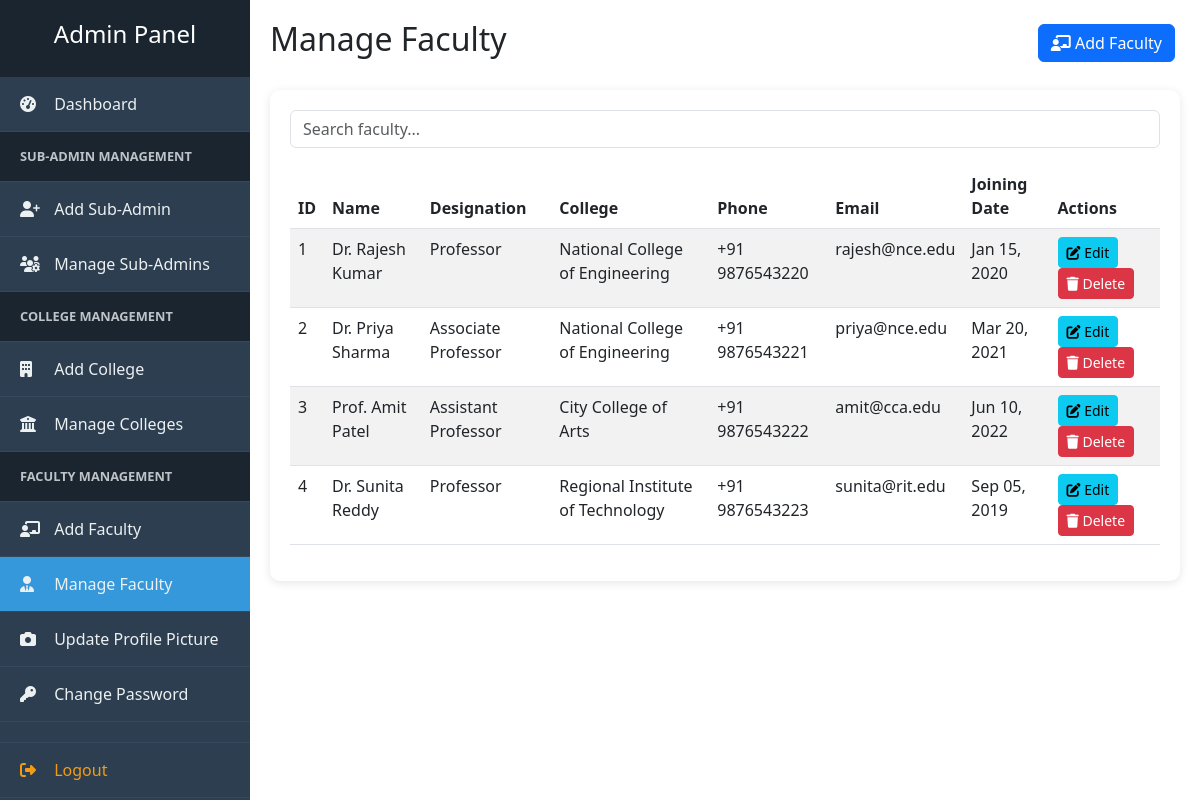
/admin/manage-faculty.php (signed in), run on the app's committed database.
### tables this page shows
CREATE TABLE IF NOT EXISTS faculty (
    id INT AUTO_INCREMENT PRIMARY KEY,
    name VARCHAR(100) NOT NULL,
    username VARCHAR(50) UNIQUE,
    password VARCHAR(255),
    college_id INT,
    gender ENUM('Male', 'Female', 'Other') NOT NULL,
    designation VARCHAR(100) NOT NULL,
    qualifications TEXT,
    phone VARCHAR(20),
    email VARCHAR(100),
    joining_date DATE,
    address TEXT,
    profile_image VARCHAR(255),
    created_at TIMESTAMP DEFAULT CURRENT_TIMESTAMP,
    INDEX idx_faculty_college (college_id),
    INDEX idx_faculty_name (name),
    FOREIGN KEY (college_id) REFERENCES colleges(id) ON DELETE SET NULL
);

CREATE TABLE IF NOT EXISTS colleges (
    id INT AUTO_INCREMENT PRIMARY KEY,
    college_name VARCHAR(200) NOT NULL,
    college_code VARCHAR(20) NOT NULL UNIQUE,
    address TEXT,
    phone VARCHAR(20),
    email VARCHAR(100),
    created_at TIMESTAMP DEFAULT CURRENT_TIMESTAMP
);

### admin/manage-faculty.php (the view, shortened to what this page needs)
<?php
$faculty_query = mysqli_query($con, "
    SELECT f.*, c.college_name
    FROM faculty f
    LEFT JOIN colleges c ON f.college_id = c.id
    ORDER BY f.created_at DESC
");
?>
<!DOCTYPE html>
<html lang="en">
<head>
    <link rel="stylesheet" href="../assets/css/style.css">
    <link rel="stylesheet" href="https://cdnjs.cloudflare.com/ajax/libs/font-awesome/6.4.0/css/all.min.css">
    <link href="https://cdn.jsdelivr.net/npm/bootstrap@5.3.0/dist/css/bootstrap.min.css" rel="stylesheet">
</head>
<body>
    <div class="admin-wrapper">
        <?php include '../includes/sidebar.php'; ?>
        <div class="admin-content">
            <div class="d-flex justify-content-between align-items-center mb-4">
                <h2>Manage Faculty</h2>
                <a href="add-faculty.php" class="btn btn-primary">
                    <i class="fas fa-chalkboard-teacher"></i> Add Faculty
                </a>
            </div>
            <div class="table-container">
                <div class="mb-3">
                    <input type="text" id="searchInput" class="form-control" placeholder="Search faculty...">
                </div>
                <div class="table-responsive">
                    <table class="table table-striped" id="dataTable">
                        <thead>
                            <tr>
                                <th>ID</th>
                                <th>Name</th>
                                <th>Designation</th>
                                <th>College</th>
                                <th>Phone</th>
                                <th>Email</th>
                                <th>Joining Date</th>
                                <th>Actions</th>
                            </tr>
                        </thead>
                        <tbody>
                            <?php if(mysqli_num_rows($faculty_query) > 0): ?>
                                <?php while($faculty = mysqli_fetch_assoc($faculty_query)): ?>
                                    <tr>
                                        <td><?php echo $faculty['id']; ?></td>
                                        <td><?php echo htmlspecialchars($faculty['name']); ?></td>
                                        <td><?php echo htmlspecialchars($faculty['designation']); ?></td>
                                        <td><?php echo htmlspecialchars($faculty['college_name'] ?? 'N/A'); ?></td>
                                        <td><?php echo htmlspecialchars($faculty['phone'] ?? 'N/A'); ?></td>
                                        <td><?php echo htmlspecialchars($faculty['email'] ?? 'N/A'); ?></td>
                                        <td><?php echo $faculty['joining_date'] ? date('M d, Y', strtotime($faculty['joining_date'])) : 'N/A'; ?></td>
                                        <td>
                                            <a href="edit-faculty.php?id=<?php echo $faculty['id']; ?>" class="btn btn-sm btn-info">
                                                <i class="fas fa-edit"></i> Edit
                                            </a>
                                            <a href="?delete=<?php echo $faculty['id']; ?>" class="btn btn-sm btn-danger delete-btn">
                                                <i class="fas fa-trash"></i> Delete
                                            </a>
                                        </td>
                                    </tr>
                                <?php endwhile; ?>
                            <?php else: ?>
                                <tr>
                                    <td colspan="8" class="text-center">No faculty found.</td>
                                </tr>
                            <?php endif; ?>
                        </tbody>
                    </table>
                </div>
            </div>
        </div>
    </div>
</body>
</html>

### assets/css/style.css (style rules this page uses)
* { margin: 0; padding: 0; box-sizing: border-box; }
body { font-family: 'Segoe UI', Tahoma, Geneva, Verdana, sans-serif; background-color: #f8f9fa; color: #333; }
.admin-wrapper { display: flex; min-height: 100vh; }
.admin-content { margin-left: 250px; padding: 20px; flex: 1; }
.table-container { background: white; padding: 20px; border-radius: 10px; box-shadow: 0 2px 10px rgba(0,0,0,0.1); }
.table thead { background: #3498db; color: white; }
.btn { margin-right: 5px; }

### data on the page
faculty: id "1", name "Dr. Rajesh Kumar", designation "Professor", college.college_name "National College of Engineering", phone "+91 9876543220", email "rajesh@nce.edu", joining_date "Jan 15, 2020"
faculty: id "2", name "Dr. Priya Sharma", designation "Associate Professor", college.college_name "National College of Engineering", phone "+91 9876543221", email "priya@nce.edu", joining_date "Mar 20, 2021"
faculty: id "3", name "Prof. Amit Patel", designation "Assistant Professor", college.college_name "City College of Arts", phone "+91 9876543222", email "amit@cca.edu", joining_date "Jun 10, 2022"
faculty: id "4", name "Dr. Sunita Reddy", designation "Professor", college.college_name "Regional Institute of Technology", phone "+91 9876543223", email "sunita@rit.edu", joining_date "Sep 05, 2019"
